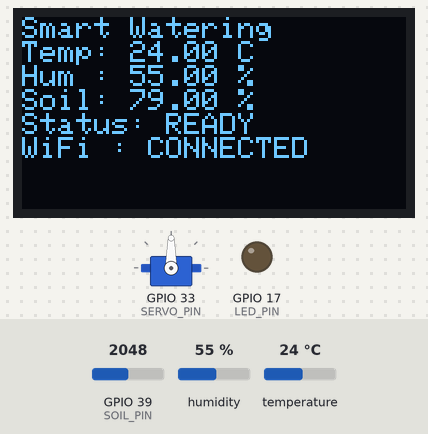
The sketch below on a simulated ESP32. Parts: 128×64 one-colour display, servo, output pins drawn as LEDs (lit = HIGH). Inputs (shaded band) come from the test bench; at power-on: temperature 24 °C, GPIO 39 (SOIL_PIN) = 2048, humidity 55 %. WiFi joins after 1.5 s; servers stay silent unless stated; uploads are accepted with an empty reply; what the sketch prints to the serial monitor is not drawn.

Above: at 2.2 s.
At 7.7 s:
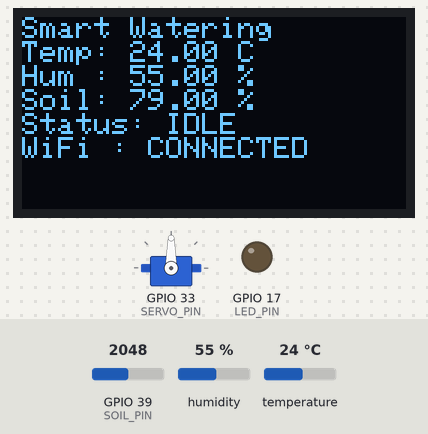
7.8 s: temperature set to 31.6 °C
At 15.3 s:
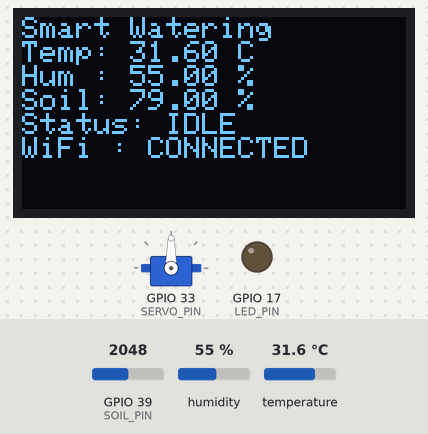
15.6 s: temperature set to 32.9 °C
At 21.28 s:
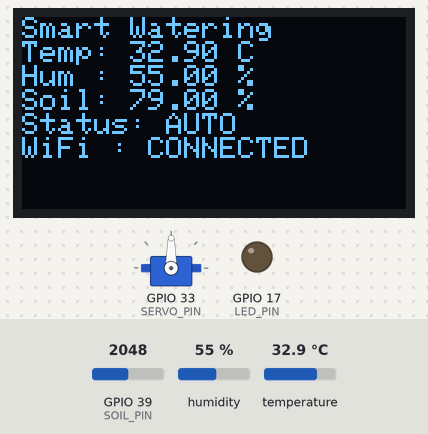
30.1 s: GPIO 39 (SOIL_PIN) set to 2866
At 36.63 s:
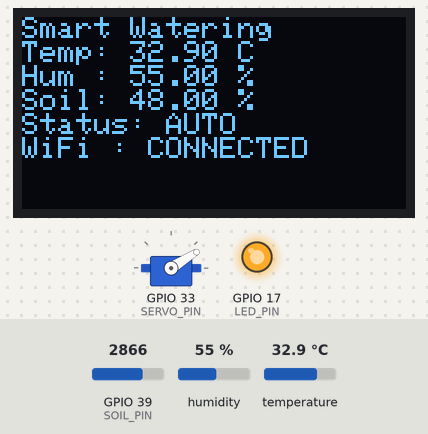
Timing chart, 0 to 43.7 s (numbered marks = the images above; inputs shaded):
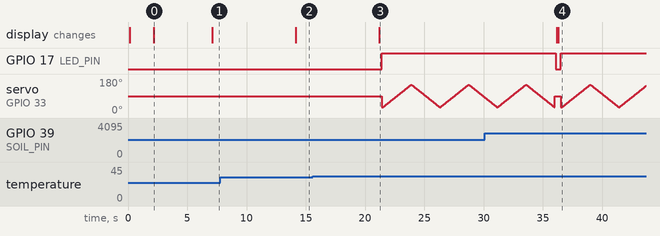

Measured:
- the behaviour switches between 32 and 32.1 °C on temperature (found by bisection; images 2 and 3)
- after the input at 7.8 s, the display: changes after 6.3 s (image 2)
- after the input at 30.1 s, the display: first differs from a run without the input after 6.2 s (image 4)
- what the display in image 0 shows lasts 4.9 s, from 2.2 s to 7.1 s

The sketch:

smartAgri.ino
```cpp
#include <Adafruit_GFX.h>
#include <Adafruit_SH110X.h>
#include <ArduinoJson.h>
#include <DHT.h>
#include <ESP32Servo.h>
#include <HTTPClient.h>
#include <WiFi.h>

const char *ssid = "Wi-Fi USM";
const char *password = "";

const char *serverUrl = "https://script.google.com/macros/s/AKfycbz91aDAZ9DVny5nqCW3q93D5hafNU3VCegEAPcq0u_ikJYgPnpt2rMWl-Hd0HFYZsYKfw/exec";
#define DHTPIN 27
#define DHTTYPE DHT22
#define SOIL_PIN 39
#define SERVO_PIN 33
#define LED_PIN 17
#define OLED_SCL 22
#define OLED_SDA 21

DHT dht(DHTPIN, DHTTYPE);
Servo servo;
Adafruit_SH1106G display = Adafruit_SH1106G(128, 64, &Wire);

float temperature = 0;
float humidity = 0;
float soilMoisture = 0;
String systemStatus = "IDLE";
bool wateringInProgress = false;
bool manualCommand = false;
unsigned long lastSensorRead = 0;
const unsigned long logInterval = 300000; // 5 minutes
const unsigned long updateInterval = 7000; // 7 seconds
unsigned long lastUpdateRead = 0;
unsigned long lastLogTime = 0;

const int dryValue = 4095;
const int wetValue = 1500;

void setup() {
  Serial.begin(115200);

  if (!display.begin(0x3C, true)) {
    Serial.println("OLED failed");
    for (;;)
      ;
  }
  display.clearDisplay();
  display.display();
  displayStatus("BOOTING");
  delay(50);

  pinMode(LED_PIN, OUTPUT);
  digitalWrite(LED_PIN, LOW);

  WiFi.begin(ssid, password);
  Serial.print("Connecting");
  while (WiFi.status() != WL_CONNECTED) {
    delay(500);
    Serial.print(".");
  }
  Serial.println(" Connected!");

  dht.begin();

  servo.attach(SERVO_PIN);
  servo.write(90);
  delay(500);

  temperature = dht.readTemperature();
  humidity = dht.readHumidity();
  soilMoisture = readSoilMoisture();
  displayStatus("READY");
  delay(1000);
}

void loop() {
  unsigned long currentMillis = millis();

  if (currentMillis - lastUpdateRead >= updateInterval) {
    lastUpdateRead = currentMillis;

    float t = dht.readTemperature();
    float h = dht.readHumidity();
    if (!isnan(t) && !isnan(h)) {
      temperature = t;
      humidity = h;
    }
    soilMoisture = readSoilMoisture();

    bool shouldLog = false;
    if (currentMillis - lastLogTime >= logInterval) {
      lastLogTime = currentMillis;
      shouldLog = true;
    }

    if (!wateringInProgress && systemStatus != "MANUAL") {
      // Longgarkan parameter penyiraman otomatis (misal tanah < 45 atau suhu > 32)
      if (soilMoisture < 45.0 || temperature > 32.0) {
        systemStatus = "AUTO";
        displayStatus(systemStatus);

        // Selalu log ke sheet saat ada aksi penyiraman
        sendSensorData(true);
        lastLogTime = currentMillis; // reset log timer agar tidak double log

        wateringSequence();

        systemStatus = "IDLE";
        displayStatus(systemStatus);
      } else {
        systemStatus = "IDLE";
        displayStatus(systemStatus);
        sendSensorData(shouldLog);
      }
    } else {
      displayStatus(systemStatus);
      sendSensorData(shouldLog);
    }
  }

  static unsigned long lastCommandCheck = 0;
  if (currentMillis - lastCommandCheck >= 5000) {
    lastCommandCheck = currentMillis;
    readCommand();
    if (manualCommand && !wateringInProgress) {
      systemStatus = "MANUAL";

      float t = dht.readTemperature();
      float h = dht.readHumidity();
      if (!isnan(t) && !isnan(h)) {
        temperature = t;
        humidity = h;
      }
      soilMoisture = readSoilMoisture();

      displayStatus(systemStatus);
      sendSensorData(true); // Selalu log saat manual watering
      lastLogTime = currentMillis;

      wateringSequence();

      manualCommand = false;
      systemStatus = "IDLE";
      displayStatus(systemStatus);
    }
  }

  if (WiFi.status() != WL_CONNECTED) {
    WiFi.reconnect();
    delay(1000);
  }
  delay(100);
}
```

control.ino
```cpp
float readSoilMoisture() {
  int raw = analogRead(SOIL_PIN);
  float percent = map(raw, wetValue, dryValue, 100, 0);
  if (percent < 0) percent = 0;
  if (percent > 100) percent = 100;
  return percent;
}

void wateringSequence() {
  if (wateringInProgress) return;
  wateringInProgress = true;
  digitalWrite(LED_PIN, HIGH);

  servo.write(30);
  delay(100);

  for (int cycle = 0; cycle < 3; cycle++) {
    for (int angle = 30; angle <= 150; angle++) {
      servo.write(angle);
      delay(20);
    }
    for (int angle = 150; angle >= 30; angle--) {
      servo.write(angle);
      delay(20);
    }
  }

  servo.write(90);
  delay(100);

  digitalWrite(LED_PIN, LOW);
  wateringInProgress = false;
  systemStatus = "IDLE";
  displayStatus("IDLE");
}

void displayStatus(String status) {
  display.clearDisplay();
  display.setTextSize(1);
  display.setTextColor(SH110X_WHITE);
  display.setCursor(0,0);
  display.println("Smart Watering");
  display.print("Temp: "); display.print(temperature); display.println(" C");
  display.print("Hum : "); display.print(humidity); display.println(" %");
  display.print("Soil: "); display.print(soilMoisture); display.println(" %");
  display.print("Status: "); display.println(status);
  display.print("WiFi : ");
  if (WiFi.status() == WL_CONNECTED) display.println("CONNECTED");
  else display.println("DISCONNECTED");
  display.display();
}

void sendSensorData(bool isLog = false) {
  if (WiFi.status() != WL_CONNECTED) return;
  HTTPClient http;
  http.begin(serverUrl);
  http.setFollowRedirects(HTTPC_STRICT_FOLLOW_REDIRECTS);
  http.addHeader("Content-Type", "application/json");

  StaticJsonDocument<200> doc;
  doc["temperature"] = temperature;
  doc["humidity"] = humidity;
  doc["soil"] = soilMoisture;
  doc["status"] = systemStatus;
  doc["isLog"] = isLog;

  String jsonString;
  serializeJson(doc, jsonString);

  int httpResponseCode = http.POST(jsonString);
  if (httpResponseCode > 0) {
    Serial.println("Data sent successfully");
  } else {
    Serial.printf("Error sending: %d\n", httpResponseCode);
  }
  http.end();
}

void readCommand() {
  if (WiFi.status() != WL_CONNECTED) return;
  HTTPClient http;
  String url = String(serverUrl) + "?command=true";
  http.begin(url);
  http.setFollowRedirects(HTTPC_STRICT_FOLLOW_REDIRECTS);
  int httpCode = http.GET();
  if (httpCode > 0) {
    String payload = http.getString();
    StaticJsonDocument<200> doc;
    DeserializationError error = deserializeJson(doc, payload);
    if (!error) {
      bool manual = doc["manualWatering"] | false;
      if (manual && !wateringInProgress) {
        systemStatus = "MANUAL";
        manualCommand = true;
      }
    } else {
      Serial.print("Deserialize error: ");
      Serial.println(error.c_str());
    }
  }
  http.end();
}
```
